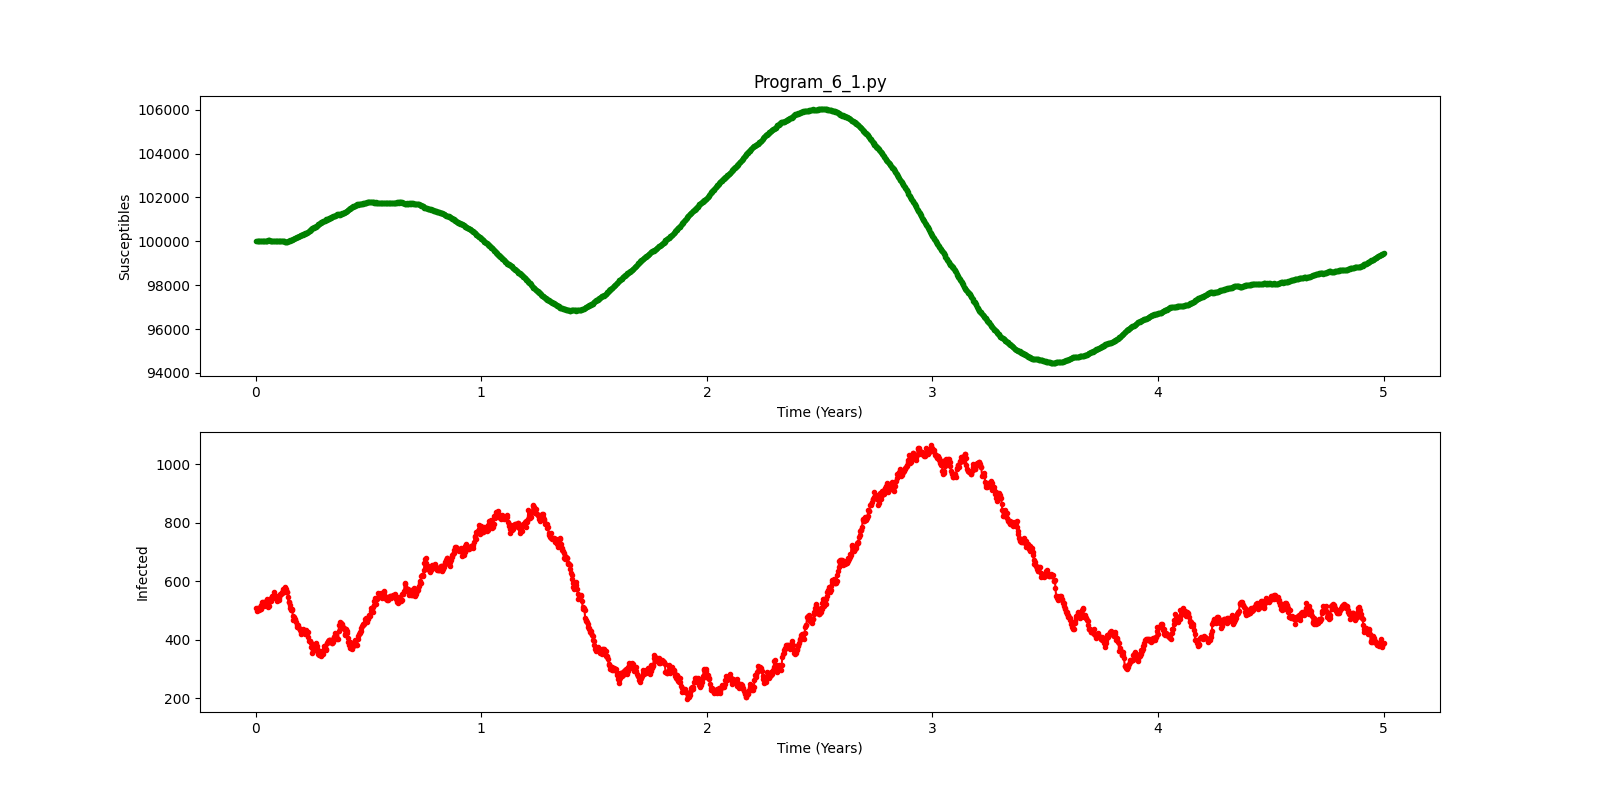

The Python source for this figure:
#!/usr/bin/env python3

####################################################################
###    This is the PYTHON version of program 6.1 from page 194 of  #
### "Modeling Infectious Disease in humans and animals"            #
### by Keeling & Rohani.										   #
###																   #
### % It is the SIR epidemic model with constant additive noise    #
### added to the transmission rate.								   #
### Given the difficulties in integrating the dynamics, the user   #
### is prompted for a integration time-step.					   #
####################################################################

###################################
### Written by Ilias Soumpasis    #
### [email redacted]	  #
###################################

# Environment Preparation
import scipy.integrate as spi
import numpy as np
import pylab as pl

# Parameters
beta=1.0;
noise=10;
gamma=1/10.0;
mu=1/(50*365.0);
X0=1e5;
Y0=500;
N0=1e6;
Step=1.0;
ND=MaxTime=5*365.0;
TS=1.0

INPUT0=np.hstack((X0,Y0))

# Model Definition
def diff_eqs(INP,t):
	'''The main set of equations'''
	Y=np.zeros((2))
	V = INP
	Y[0] = mu * N0 - beta*V[0]*V[1]/N0 - Noise - mu*V[1]
	Y[1] = beta*V[0]*V[1]/N0 + Noise -  mu*V[1] - gamma*V[1]
	return Y   # For odeint


T=np.zeros((int(np.ceil(ND/Step)),1))
RES=np.zeros((int(np.ceil(ND/Step)),2))
INPUT=INPUT0
t=0
loop=0

# Model Run
while t<ND and INPUT[0]>0 and INPUT[1]>0:
	t_start = 0.0; t_end = t_start+Step; t_inc = TS
	t_range = np.arange(t_start, t_end+t_inc, t_inc)
	sqrtStep=np.sqrt(Step)
	Noise=noise* np.random.normal(size=1)/sqrtStep
	PRES = spi.odeint(diff_eqs,INPUT,t_range)
	T[loop]=t=t+Step
	INPUT=PRES[-1]
	RES[loop]=PRES[-1]
	loop += 1

# Print Results
print(RES)

### plotting
pl.figure(figsize=(16, 8))
pl.subplot(211)
pl.plot(T/365., RES[:,0], '.-g')
pl.xlabel('Time (Years)')
pl.ylabel('Susceptibles')
pl.title("Program_6_1.py")
pl.subplot(212)
pl.plot(T/365., RES[:,1], '.-r')
pl.ylabel('Infected')
pl.xlabel('Time (Years)')
pl.savefig("Program_6_1.png")
pl.show()
